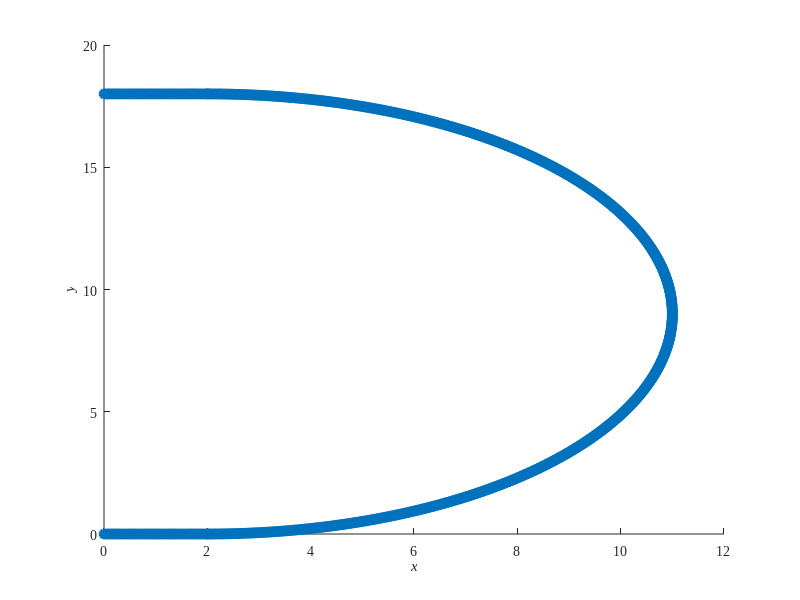
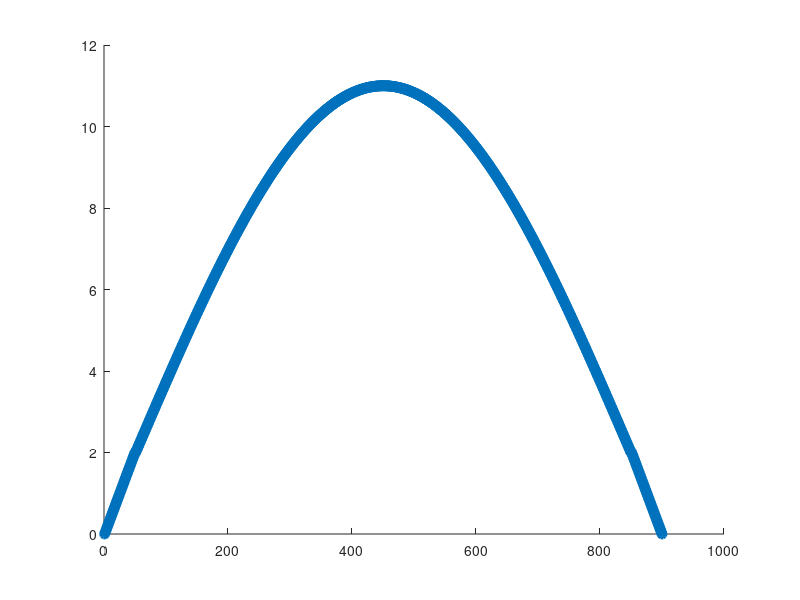
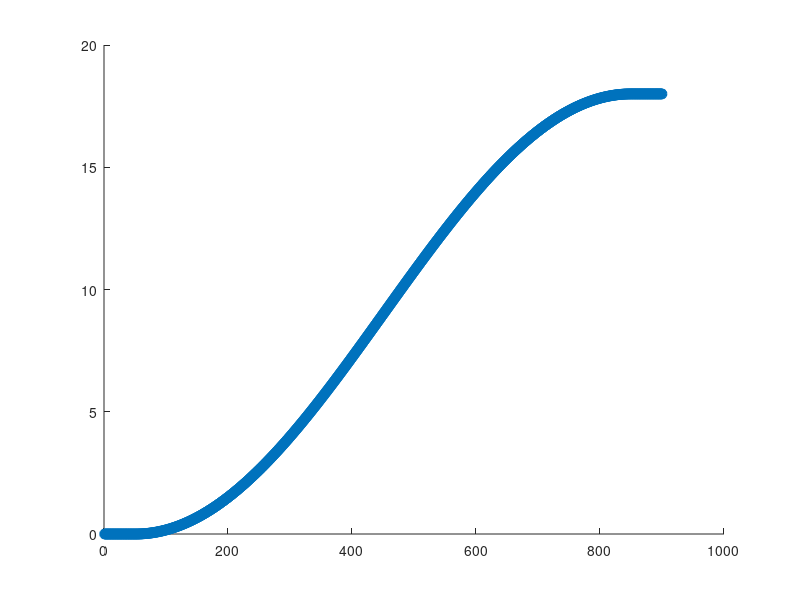
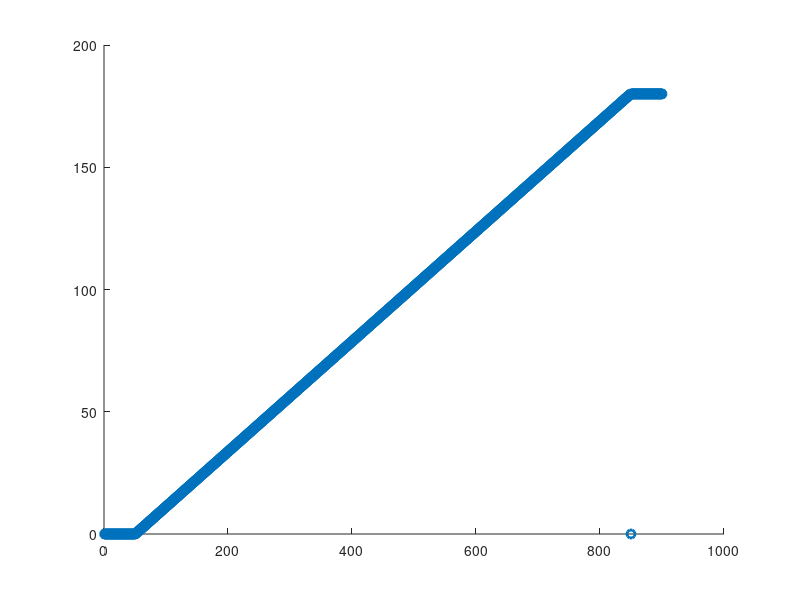

Write the MATLAB code that produced these figures, in order.
%% generateURoad.m 
%% 用于生成仿真用的的U型路径x、y、theta坐标表
%% 作者：HPC2H2
%% 日期：20240506

clc
clear
close all
%% 定义U型路径的区线路段参数
% 设定拖拉机最大转向角为20°，最小转弯半径计算
% L = 1.9;% 车辆轴距
% max_delta_rad = 20*pi/180;
% min_radius = L/2/sin(max_delta_rad);  % 圆半径
% radius = ceil(min_radius) + 1;

radius = 9; % 半径9m, 农工楼花坛U路半径十米左右
start_angle = 0;  % 起始角度（弧度）
end_angle = pi;  % 结束角度（弧度）
A = 1; % 纵向放缩参数
B = 1; % 横向放缩参数

%% 构建采样点数量 
% 点间距2.5cm左右，最多900点
num_points = 800; % 采样点数量
% 构建角度向量
theta = linspace(start_angle, end_angle, num_points);

% 计算路径笛卡尔坐标
str_length = 2;
x = (radius * B * sin(theta) + str_length)';
y = (radius * A * cos(theta) + radius)';

path = [x, y];

% 按y从小到大排序
sorted_path = sortrows(path, 2);
ref_x = sorted_path(:,1);
ref_y = sorted_path(:,2);

%% 定义U型路中直线路径参数
num_points = 50; % 采样点数量
str_points_x1 = linspace(0,str_length,num_points)';
str_points_x2 = linspace(str_length,0,num_points)';
str_points_y1 = zeros(num_points,1);
str_points_y2 = ones(num_points,1)*2*radius;

%% 合并曲线路和直线路
ref_x = [str_points_x1; ref_x; str_points_x2];
ref_y = [str_points_y1; ref_y; str_points_y2];

%% 生成路径航向角
% 差分路径
diff_x = diff(ref_x);
diff_x = [diff_x; diff_x(end)];

diff_y = diff(ref_y);
diff_y=[diff_y; diff_y(end)];

% 生成航向角
ref_yaw = atan2(diff_y , diff_x);

%% 生成最终路径
x_y_yaw_path = [ref_x,ref_y,ref_yaw];

%% 将路径信息写入文本文件
filename = 'u.txt';
fid = fopen(fullfile(pwd, filename), 'w'); 

for i = 1:length(ref_x)
    fprintf(fid, '%f %f %f\n',x_y_yaw_path(i,:));
end
fclose(fid); 

%% 可视化
figure('Color','White');
scatter(ref_x,ref_y, 'LineWidth',2);
xlabel('\itx');
ylabel('\ity');
set(gca,"FontName","Times New Roman"); % 设置全局字体为华文中宋

figure(2);
scatter(1:length(ref_x), ref_x, 'LineWidth',2);
figure(3);
scatter(1:length(ref_y), ref_y, 'LineWidth',2);
figure(4);
scatter(1:length(ref_yaw), ref_yaw*180/pi, 'LineWidth',2);